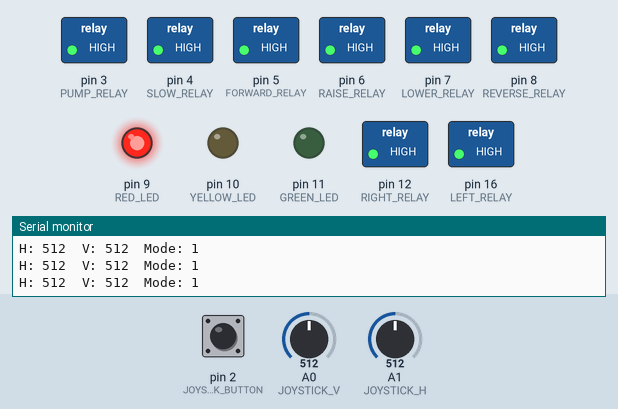
Simulated run of this sketch. Board: Arduino Uno, built with avr-gcc and run on an emulated ATmega328P. Parts: switched loads named in the sketch (green lamp = pin HIGH), output pins drawn as LEDs (lit = HIGH), the last lines printed to the serial monitor. Inputs (shaded band) come from the test bench; at power-on: A0 (JOYSTICK_V) = 512, pin 2 (JOYSTICK_BUTTON) HIGH, A1 (JOYSTICK_H) = 512.

Above: at 2.2 s.
2.3 s: A0 (JOYSTICK_V) set to 495
5.3 s: A0 (JOYSTICK_V) set to 472
At 6.5 s:
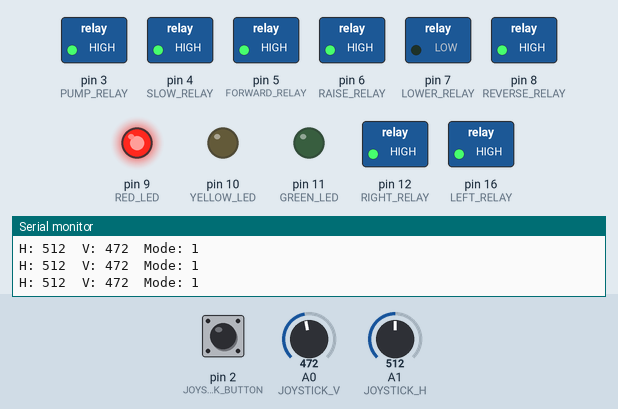
6.8 s: pin 2 (JOYSTICK_BUTTON) pulled LOW for 0.15 s
At 8.0 s:
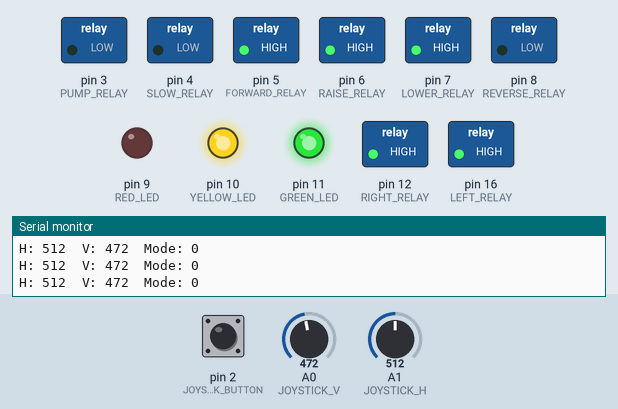
8.4 s: A1 (JOYSTICK_H) set to 488
9.9 s: A1 (JOYSTICK_H) set to 462
At 10.3 s:
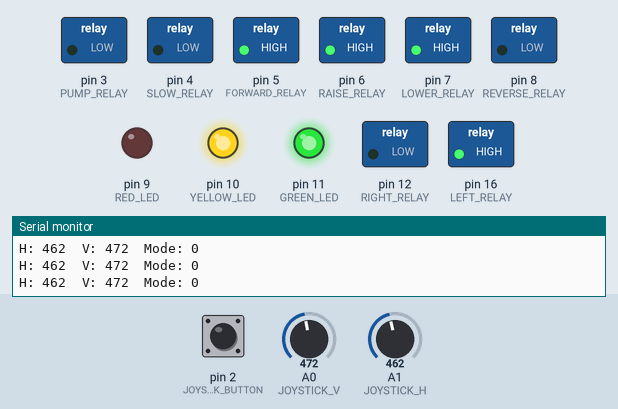
11.4 s: A0 (JOYSTICK_V) set to 86
14.4 s: A0 (JOYSTICK_V) set to 71
At 15.0 s:
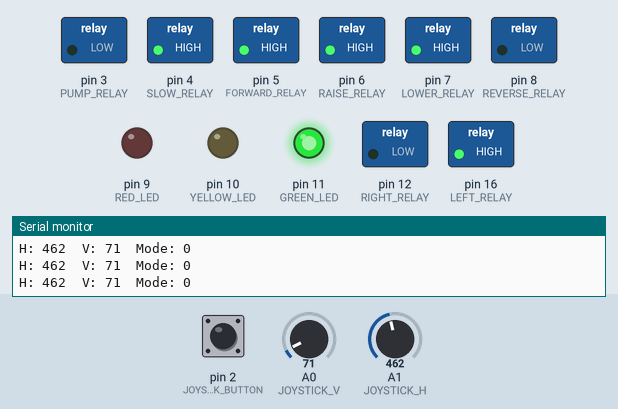
Timing chart, 0 to 16.9 s (numbered marks = the images above; inputs shaded):
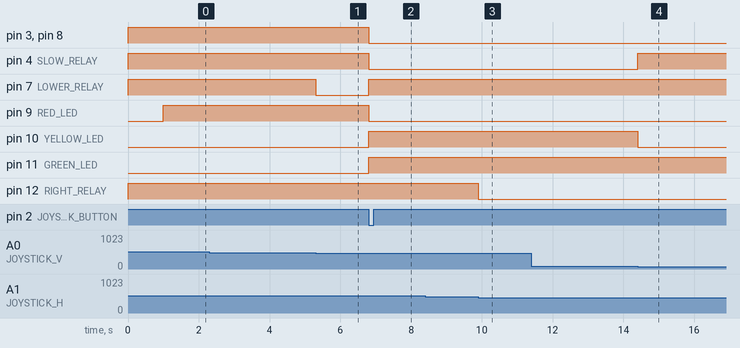

Measured:
- the behaviour switches between 480 and 479 on A0 (JOYSTICK_V) (found by bisection; images 0 and 1)
- the behaviour switches between 480 and 479 on A1 (JOYSTICK_H) (found by bisection; images 2 and 3)
- the behaviour switches between 80 and 79 on A0 (JOYSTICK_V) (found by bisection; images 3 and 4)
- after the input at 5.3 s, pin 7 (LOWER_RELAY): HIGH → LOW at once
- after the input at 6.8 s, pin 3 (PUMP_RELAY), pin 4 (SLOW_RELAY), pin 8 (REVERSE_RELAY), pin 9 (RED_LED): HIGH → LOW at once; pin 7 (LOWER_RELAY), pin 10 (YELLOW_LED), pin 11 (GREEN_LED): LOW → HIGH at once
- after the input at 9.9 s, pin 12 (RIGHT_RELAY): HIGH → LOW at once
- after the input at 14.4 s, pin 4 (SLOW_RELAY): LOW → HIGH at once; pin 10 (YELLOW_LED): HIGH → LOW at once

The sketch:

man_lift_control.ino
```cpp
// PIN DEFINITIONS----------------//
#define RAISE_RELAY 6
#define LOWER_RELAY 7
#define FORWARD_RELAY 5
#define REVERSE_RELAY 8
#define LEFT_RELAY 16
#define RIGHT_RELAY 12
#define SLOW_RELAY 4
#define PUMP_RELAY 3

const int JOYSTICK_H = A1;
const int JOYSTICK_V = A0;
#define JOYSTICK_BUTTON 2

#define RED_LED 9
#define YELLOW_LED 10
#define GREEN_LED 11

// MODE TYPES -------------------//
const int RAISELOWER = HIGH;
const int FORWARDBACK = LOW;

#define PRESS_DEBOUNCE_TIME 500

// RUNNIG VARIABLES ----------------//
volatile int mode = RAISELOWER;
volatile unsigned long lastpress = 0;

int j_h = 0;
int j_v = 0;


void setup() {
  Serial.begin(9600);

  pinMode(RAISE_RELAY, OUTPUT);
  pinMode(LOWER_RELAY, OUTPUT);
  pinMode(FORWARD_RELAY, OUTPUT);
  pinMode(REVERSE_RELAY, OUTPUT);
  pinMode(LEFT_RELAY, OUTPUT);
  pinMode(RIGHT_RELAY, OUTPUT);
  pinMode(SLOW_RELAY, OUTPUT);
  pinMode(PUMP_RELAY, OUTPUT);

  // HIGH IS OFF
  digitalWrite(RAISE_RELAY, HIGH);
  digitalWrite(LOWER_RELAY, HIGH);
  digitalWrite(FORWARD_RELAY, HIGH);
  digitalWrite(REVERSE_RELAY, HIGH);
  digitalWrite(LEFT_RELAY, HIGH);
  digitalWrite(RIGHT_RELAY, HIGH);
  digitalWrite(SLOW_RELAY, HIGH);
  digitalWrite(PUMP_RELAY, HIGH);

  pinMode(JOYSTICK_BUTTON, INPUT);

  pinMode(RED_LED, OUTPUT);
  pinMode(YELLOW_LED, OUTPUT);
  pinMode(GREEN_LED, OUTPUT);


  attachInterrupt(0, joybutton, FALLING);

  delay(1000);
}

void loop() {
  j_h = analogRead(JOYSTICK_H);
  j_v = analogRead(JOYSTICK_V);

  if(mode == RAISELOWER) { // MODE IS RIASE
    digitalWrite(RED_LED, HIGH);
    digitalWrite(GREEN_LED, LOW);
    digitalWrite(YELLOW_LED, LOW);


    digitalWrite(FORWARD_RELAY, HIGH);
    digitalWrite(REVERSE_RELAY, HIGH);
    digitalWrite(SLOW_RELAY, HIGH);
    digitalWrite(LEFT_RELAY, HIGH);
    digitalWrite(RIGHT_RELAY, HIGH);

    if(j_v > 600) { // RAISE
      digitalWrite(RAISE_RELAY, LOW);
      digitalWrite(PUMP_RELAY, LOW);
      digitalWrite(LOWER_RELAY, HIGH);
    } else if(j_v < 480) { // LOWER
      digitalWrite(PUMP_RELAY, HIGH);
      digitalWrite(RAISE_RELAY, HIGH);
      digitalWrite(LOWER_RELAY, LOW);
    } else {  // HOLD
      digitalWrite(PUMP_RELAY, HIGH);
      digitalWrite(RAISE_RELAY, HIGH);
      digitalWrite(LOWER_RELAY, HIGH);
    }
  } else {   // MODE IS MOVE
    digitalWrite(GREEN_LED, HIGH);
    digitalWrite(RED_LED, LOW);

    digitalWrite(RAISE_RELAY, HIGH);
    digitalWrite(LOWER_RELAY, HIGH);

    if(j_v > 980 || j_v < 80) { // FAST
       digitalWrite(YELLOW_LED, LOW);
       digitalWrite(SLOW_RELAY, HIGH);
    } else { // SLOW
       digitalWrite(YELLOW_LED, HIGH);
       digitalWrite(SLOW_RELAY, LOW);
    }

    if(j_v > 600) { // FORWARD
      digitalWrite(FORWARD_RELAY, LOW);
      digitalWrite(REVERSE_RELAY, HIGH);
      digitalWrite(PUMP_RELAY, LOW);
    } else if (j_v < 480) { // REVERSE
      digitalWrite(FORWARD_RELAY, HIGH);
      digitalWrite(REVERSE_RELAY, LOW);
      digitalWrite(PUMP_RELAY, LOW);
    } else { // HOLD
      digitalWrite(FORWARD_RELAY, HIGH);
      digitalWrite(REVERSE_RELAY, HIGH);
      digitalWrite(PUMP_RELAY, HIGH);
    }

    if(j_h > 600) {
      digitalWrite(LEFT_RELAY, LOW);
      digitalWrite(RIGHT_RELAY, HIGH);
    } else if(j_h < 480) {
      digitalWrite(LEFT_RELAY, HIGH);
      digitalWrite(RIGHT_RELAY, LOW);
    } else {
       digitalWrite(LEFT_RELAY, HIGH);
      digitalWrite(RIGHT_RELAY, HIGH);
    }
  }

  Serial.print("H: ");
  Serial.print(j_h);
  Serial.print("  V: ");
  Serial.print(j_v);
  Serial.print("  Mode: ");
  Serial.println(mode);
}

void joybutton() {
  unsigned long rn = millis();
  if((rn - lastpress) > PRESS_DEBOUNCE_TIME) {
    mode = !mode;
    lastpress = rn;
  }
}
```
